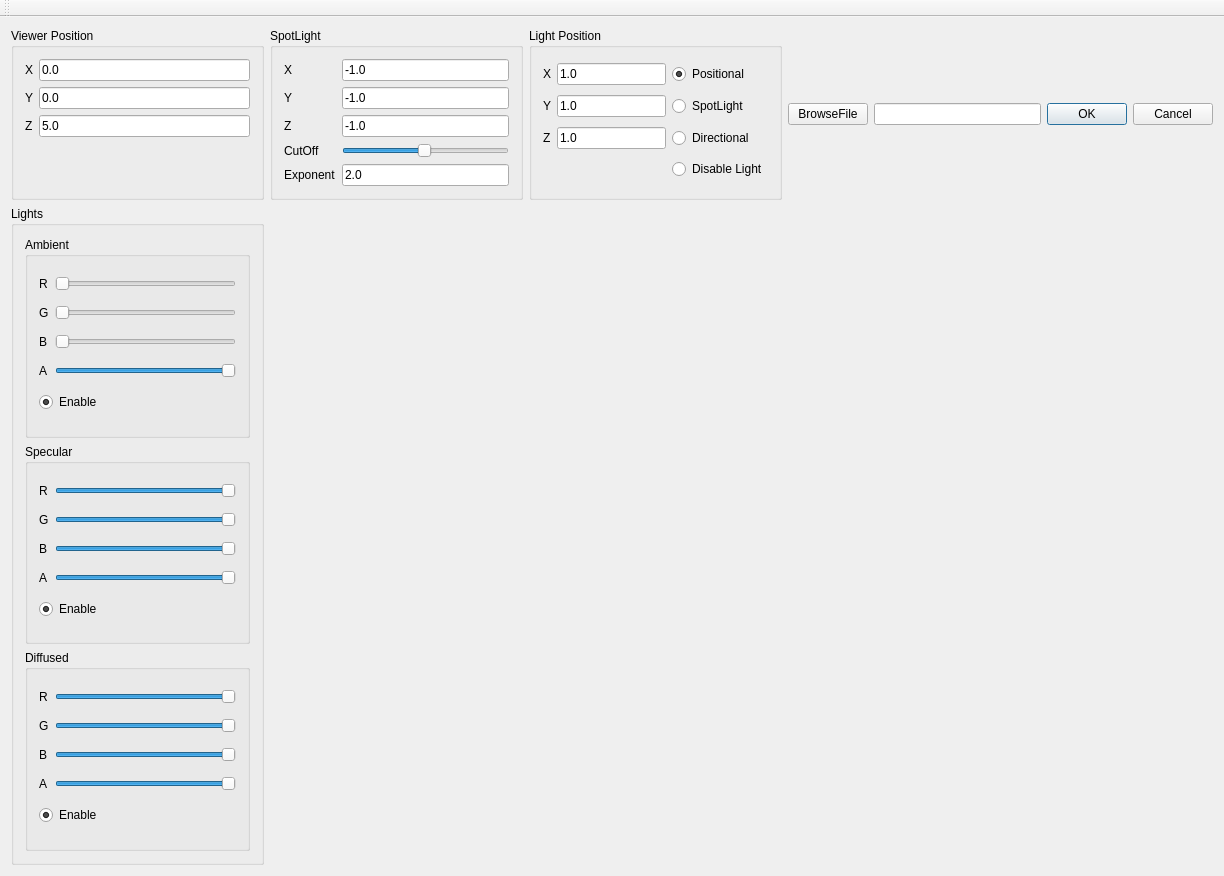
<?xml version="1.0" encoding="UTF-8"?>
<ui version="4.0">
 <class>MainWindow</class>
 <widget class="QMainWindow" name="MainWindow">
  <property name="geometry">
   <rect>
    <x>0</x>
    <y>0</y>
    <width>1224</width>
    <height>876</height>
   </rect>
  </property>
  <property name="windowTitle">
   <string>MainWindow</string>
  </property>
  <widget class="QWidget" name="centralWidget">
   <layout class="QGridLayout" name="gridLayout_5">
    <item row="0" column="2">
     <widget class="QGroupBox" name="lightPosition">
      <property name="sizePolicy">
       <sizepolicy hsizetype="Expanding" vsizetype="Preferred">
        <horstretch>0</horstretch>
        <verstretch>0</verstretch>
       </sizepolicy>
      </property>
      <property name="title">
       <string>Light Position</string>
      </property>
      <layout class="QGridLayout" name="gridLayout">
       <item row="0" column="2">
        <widget class="QRadioButton" name="positionalLightEnable">
         <property name="text">
          <string>Positional</string>
         </property>
         <property name="checked">
          <bool>true</bool>
         </property>
        </widget>
       </item>
       <item row="0" column="1">
        <widget class="QLineEdit" name="light_xtext">
         <property name="text">
          <string>1.0</string>
         </property>
        </widget>
       </item>
       <item row="2" column="2">
        <widget class="QRadioButton" name="directionalLightEnable">
         <property name="text">
          <string>Directional</string>
         </property>
         <property name="checked">
          <bool>false</bool>
         </property>
        </widget>
       </item>
       <item row="2" column="1">
        <widget class="QLineEdit" name="light_ztext">
         <property name="text">
          <string>1.0</string>
         </property>
        </widget>
       </item>
       <item row="1" column="2">
        <widget class="QRadioButton" name="spotlight_enable">
         <property name="text">
          <string>SpotLight</string>
         </property>
         <property name="checked">
          <bool>false</bool>
         </property>
        </widget>
       </item>
       <item row="2" column="0">
        <widget class="QLabel" name="light_zlabel">
         <property name="text">
          <string>Z</string>
         </property>
        </widget>
       </item>
       <item row="1" column="0">
        <widget class="QLabel" name="light_ylabel">
         <property name="text">
          <string>Y</string>
         </property>
        </widget>
       </item>
       <item row="1" column="1">
        <widget class="QLineEdit" name="light_ytext">
         <property name="text">
          <string>1.0</string>
         </property>
        </widget>
       </item>
       <item row="0" column="0">
        <widget class="QLabel" name="light_xlabel">
         <property name="text">
          <string>X</string>
         </property>
        </widget>
       </item>
       <item row="3" column="2">
        <widget class="QRadioButton" name="disableLight">
         <property name="text">
          <string>Disable Light</string>
         </property>
        </widget>
       </item>
      </layout>
     </widget>
    </item>
    <item row="0" column="0">
     <widget class="QGroupBox" name="viewerPosition">
      <property name="sizePolicy">
       <sizepolicy hsizetype="Expanding" vsizetype="Preferred">
        <horstretch>0</horstretch>
        <verstretch>0</verstretch>
       </sizepolicy>
      </property>
      <property name="title">
       <string>Viewer Position</string>
      </property>
      <layout class="QFormLayout" name="formLayout">
       <property name="fieldGrowthPolicy">
        <enum>QFormLayout::AllNonFixedFieldsGrow</enum>
       </property>
       <item row="0" column="0">
        <widget class="QLabel" name="viewer_xlabel">
         <property name="text">
          <string>X</string>
         </property>
        </widget>
       </item>
       <item row="0" column="1">
        <widget class="QLineEdit" name="viewer_xtext">
         <property name="inputMethodHints">
          <set>Qt::ImhNone</set>
         </property>
         <property name="text">
          <string>0.0</string>
         </property>
        </widget>
       </item>
       <item row="1" column="0">
        <widget class="QLabel" name="viewer_ylabel">
         <property name="text">
          <string>Y</string>
         </property>
        </widget>
       </item>
       <item row="1" column="1">
        <widget class="QLineEdit" name="viewer_ytext">
         <property name="text">
          <string>0.0</string>
         </property>
        </widget>
       </item>
       <item row="2" column="0">
        <widget class="QLabel" name="viewer_zlabel">
         <property name="text">
          <string>Z</string>
         </property>
        </widget>
       </item>
       <item row="2" column="1">
        <widget class="QLineEdit" name="viewer_ztext">
         <property name="text">
          <string>5.0</string>
         </property>
        </widget>
       </item>
      </layout>
     </widget>
    </item>
    <item row="0" column="3">
     <layout class="QHBoxLayout" name="horizontalLayout">
      <item>
       <widget class="QPushButton" name="browseButton">
        <property name="text">
         <string>BrowseFile</string>
        </property>
       </widget>
      </item>
      <item>
       <widget class="QLineEdit" name="inputFileText"/>
      </item>
     </layout>
    </item>
    <item row="1" column="0">
     <widget class="QGroupBox" name="lights">
      <property name="sizePolicy">
       <sizepolicy hsizetype="Expanding" vsizetype="Expanding">
        <horstretch>0</horstretch>
        <verstretch>0</verstretch>
       </sizepolicy>
      </property>
      <property name="title">
       <string>Lights </string>
      </property>
      <layout class="QVBoxLayout" name="verticalLayout">
       <item>
        <widget class="QGroupBox" name="ambient">
         <property name="title">
          <string>Ambient</string>
         </property>
         <layout class="QGridLayout" name="gridLayout_4">
          <item row="0" column="0">
           <widget class="QLabel" name="ambient_Rlabel">
            <property name="text">
             <string>R</string>
            </property>
           </widget>
          </item>
          <item row="0" column="1">
           <widget class="QSlider" name="ambient_Rslider">
            <property name="minimum">
             <number>1</number>
            </property>
            <property name="maximum">
             <number>100</number>
            </property>
            <property name="singleStep">
             <number>1</number>
            </property>
            <property name="value">
             <number>1</number>
            </property>
            <property name="orientation">
             <enum>Qt::Horizontal</enum>
            </property>
           </widget>
          </item>
          <item row="1" column="0">
           <widget class="QLabel" name="ambient_Glabel">
            <property name="text">
             <string>G</string>
            </property>
           </widget>
          </item>
          <item row="1" column="1">
           <widget class="QSlider" name="ambient_Gslider">
            <property name="minimum">
             <number>1</number>
            </property>
            <property name="maximum">
             <number>100</number>
            </property>
            <property name="orientation">
             <enum>Qt::Horizontal</enum>
            </property>
           </widget>
          </item>
          <item row="2" column="0">
           <widget class="QLabel" name="ambient_Blabel">
            <property name="text">
             <string>B</string>
            </property>
           </widget>
          </item>
          <item row="3" column="0">
           <widget class="QLabel" name="ambient_Alabel">
            <property name="text">
             <string>A</string>
            </property>
           </widget>
          </item>
          <item row="2" column="1">
           <widget class="QSlider" name="ambient_Bslider">
            <property name="minimum">
             <number>1</number>
            </property>
            <property name="maximum">
             <number>100</number>
            </property>
            <property name="orientation">
             <enum>Qt::Horizontal</enum>
            </property>
           </widget>
          </item>
          <item row="3" column="1">
           <widget class="QSlider" name="ambient_Aslider">
            <property name="minimum">
             <number>1</number>
            </property>
            <property name="maximum">
             <number>100</number>
            </property>
            <property name="value">
             <number>100</number>
            </property>
            <property name="orientation">
             <enum>Qt::Horizontal</enum>
            </property>
           </widget>
          </item>
          <item row="4" column="0" colspan="2">
           <widget class="QRadioButton" name="ambient_enable">
            <property name="text">
             <string>Enable</string>
            </property>
            <property name="checked">
             <bool>true</bool>
            </property>
           </widget>
          </item>
         </layout>
        </widget>
       </item>
       <item>
        <widget class="QGroupBox" name="specular">
         <property name="title">
          <string>Specular</string>
         </property>
         <layout class="QGridLayout" name="gridLayout_3">
          <item row="0" column="0">
           <widget class="QLabel" name="specular_Rlabel">
            <property name="text">
             <string>R</string>
            </property>
           </widget>
          </item>
          <item row="0" column="1">
           <widget class="QSlider" name="specular_Rslider">
            <property name="minimum">
             <number>1</number>
            </property>
            <property name="maximum">
             <number>100</number>
            </property>
            <property name="singleStep">
             <number>1</number>
            </property>
            <property name="value">
             <number>100</number>
            </property>
            <property name="orientation">
             <enum>Qt::Horizontal</enum>
            </property>
           </widget>
          </item>
          <item row="1" column="0">
           <widget class="QLabel" name="specular_Glabel">
            <property name="text">
             <string>G</string>
            </property>
           </widget>
          </item>
          <item row="1" column="1">
           <widget class="QSlider" name="specular_Gslider">
            <property name="minimum">
             <number>1</number>
            </property>
            <property name="maximum">
             <number>100</number>
            </property>
            <property name="value">
             <number>100</number>
            </property>
            <property name="orientation">
             <enum>Qt::Horizontal</enum>
            </property>
           </widget>
          </item>
          <item row="2" column="0">
           <widget class="QLabel" name="specular_Blabel">
            <property name="text">
             <string>B</string>
            </property>
           </widget>
          </item>
          <item row="3" column="0">
           <widget class="QLabel" name="specular_Alabel">
            <property name="text">
             <string>A</string>
            </property>
           </widget>
          </item>
          <item row="2" column="1">
           <widget class="QSlider" name="specular_Bslider">
            <property name="minimum">
             <number>1</number>
            </property>
            <property name="maximum">
             <number>100</number>
            </property>
            <property name="value">
             <number>100</number>
            </property>
            <property name="orientation">
             <enum>Qt::Horizontal</enum>
            </property>
           </widget>
          </item>
          <item row="3" column="1">
           <widget class="QSlider" name="specular_Aslider">
            <property name="minimum">
             <number>1</number>
            </property>
            <property name="maximum">
             <number>100</number>
            </property>
            <property name="value">
             <number>100</number>
            </property>
            <property name="orientation">
             <enum>Qt::Horizontal</enum>
            </property>
           </widget>
          </item>
          <item row="4" column="0" colspan="2">
           <widget class="QRadioButton" name="specular_enable">
            <property name="text">
             <string>Enable</string>
            </property>
            <property name="checked">
             <bool>true</bool>
            </property>
           </widget>
          </item>
         </layout>
        </widget>
       </item>
       <item>
        <widget class="QGroupBox" name="diffused">
         <property name="title">
          <string>Diffused</string>
         </property>
         <layout class="QGridLayout" name="gridLayout_2">
          <item row="0" column="1">
           <widget class="QSlider" name="diffused_Rslider">
            <property name="toolTip">
             <string/>
            </property>
            <property name="minimum">
             <number>1</number>
            </property>
            <property name="maximum">
             <number>100</number>
            </property>
            <property name="singleStep">
             <number>1</number>
            </property>
            <property name="value">
             <number>100</number>
            </property>
            <property name="orientation">
             <enum>Qt::Horizontal</enum>
            </property>
           </widget>
          </item>
          <item row="0" column="0">
           <widget class="QLabel" name="diffused_Rlabel">
            <property name="text">
             <string>R</string>
            </property>
           </widget>
          </item>
          <item row="1" column="0">
           <widget class="QLabel" name="diffused_Glabel">
            <property name="text">
             <string>G</string>
            </property>
           </widget>
          </item>
          <item row="1" column="1">
           <widget class="QSlider" name="diffused_Gslider">
            <property name="minimum">
             <number>1</number>
            </property>
            <property name="maximum">
             <number>100</number>
            </property>
            <property name="value">
             <number>100</number>
            </property>
            <property name="tracking">
             <bool>false</bool>
            </property>
            <property name="orientation">
             <enum>Qt::Horizontal</enum>
            </property>
           </widget>
          </item>
          <item row="2" column="0">
           <widget class="QLabel" name="diffused_Blabel">
            <property name="text">
             <string>B</string>
            </property>
           </widget>
          </item>
          <item row="3" column="0">
           <widget class="QLabel" name="diffused_Alabel">
            <property name="text">
             <string>A</string>
            </property>
           </widget>
          </item>
          <item row="2" column="1">
           <widget class="QSlider" name="diffused_Bslider">
            <property name="minimum">
             <number>1</number>
            </property>
            <property name="maximum">
             <number>100</number>
            </property>
            <property name="value">
             <number>100</number>
            </property>
            <property name="orientation">
             <enum>Qt::Horizontal</enum>
            </property>
           </widget>
          </item>
          <item row="3" column="1">
           <widget class="QSlider" name="diffused_Aslider">
            <property name="minimum">
             <number>1</number>
            </property>
            <property name="maximum">
             <number>100</number>
            </property>
            <property name="value">
             <number>100</number>
            </property>
            <property name="orientation">
             <enum>Qt::Horizontal</enum>
            </property>
           </widget>
          </item>
          <item row="4" column="0" colspan="2">
           <widget class="QRadioButton" name="diffused_enable">
            <property name="text">
             <string>Enable</string>
            </property>
            <property name="checked">
             <bool>true</bool>
            </property>
           </widget>
          </item>
         </layout>
        </widget>
       </item>
      </layout>
     </widget>
    </item>
    <item row="0" column="1">
     <widget class="QGroupBox" name="spotlight">
      <property name="title">
       <string>SpotLight</string>
      </property>
      <layout class="QGridLayout" name="gridLayout_6">
       <item row="0" column="0">
        <widget class="QLabel" name="spot_xlabel">
         <property name="text">
          <string>X</string>
         </property>
        </widget>
       </item>
       <item row="0" column="1">
        <widget class="QLineEdit" name="spot_xtext">
         <property name="inputMethodHints">
          <set>Qt::ImhNone</set>
         </property>
         <property name="text">
          <string>-1.0</string>
         </property>
        </widget>
       </item>
       <item row="1" column="0">
        <widget class="QLabel" name="spot_ylabel">
         <property name="text">
          <string>Y</string>
         </property>
        </widget>
       </item>
       <item row="1" column="1">
        <widget class="QLineEdit" name="spot_ytext">
         <property name="text">
          <string>-1.0</string>
         </property>
        </widget>
       </item>
       <item row="2" column="0">
        <widget class="QLabel" name="spot_zlabel">
         <property name="text">
          <string>Z</string>
         </property>
        </widget>
       </item>
       <item row="2" column="1">
        <widget class="QLineEdit" name="spot_ztext">
         <property name="text">
          <string>-1.0</string>
         </property>
        </widget>
       </item>
       <item row="3" column="0">
        <widget class="QLabel" name="spot_cutoffLabel">
         <property name="text">
          <string>CutOff</string>
         </property>
        </widget>
       </item>
       <item row="3" column="1">
        <widget class="QSlider" name="spot_cutoffSlider">
         <property name="toolTip">
          <string/>
         </property>
         <property name="minimum">
          <number>1</number>
         </property>
         <property name="maximum">
          <number>100</number>
         </property>
         <property name="singleStep">
          <number>1</number>
         </property>
         <property name="value">
          <number>50</number>
         </property>
         <property name="orientation">
          <enum>Qt::Horizontal</enum>
         </property>
        </widget>
       </item>
       <item row="4" column="0">
        <widget class="QLabel" name="spot_exponentLabel">
         <property name="text">
          <string>Exponent</string>
         </property>
        </widget>
       </item>
       <item row="4" column="1">
        <widget class="QLineEdit" name="spot_exponentText">
         <property name="text">
          <string>2.0</string>
         </property>
        </widget>
       </item>
      </layout>
     </widget>
    </item>
    <item row="0" column="4">
     <widget class="QDialogButtonBox" name="ok">
      <property name="sizePolicy">
       <sizepolicy hsizetype="Fixed" vsizetype="Fixed">
        <horstretch>0</horstretch>
        <verstretch>0</verstretch>
       </sizepolicy>
      </property>
      <property name="standardButtons">
       <set>QDialogButtonBox::Cancel|QDialogButtonBox::Ok</set>
      </property>
     </widget>
    </item>
    <item row="1" column="1" colspan="4">
     <widget class="GLWidget" name="openglWidget" native="true">
      <property name="sizePolicy">
       <sizepolicy hsizetype="Expanding" vsizetype="Expanding">
        <horstretch>0</horstretch>
        <verstretch>0</verstretch>
       </sizepolicy>
      </property>
     </widget>
    </item>
   </layout>
  </widget>
  <widget class="QToolBar" name="mainToolBar">
   <attribute name="toolBarArea">
    <enum>TopToolBarArea</enum>
   </attribute>
   <attribute name="toolBarBreak">
    <bool>false</bool>
   </attribute>
  </widget>
 </widget>
 <layoutdefault spacing="6" margin="11"/>
 <customwidgets>
  <customwidget>
   <class>GLWidget</class>
   <extends>QWidget</extends>
   <header>glwidget.h</header>
   <container>1</container>
  </customwidget>
 </customwidgets>
 <resources/>
 <connections/>
</ui>
